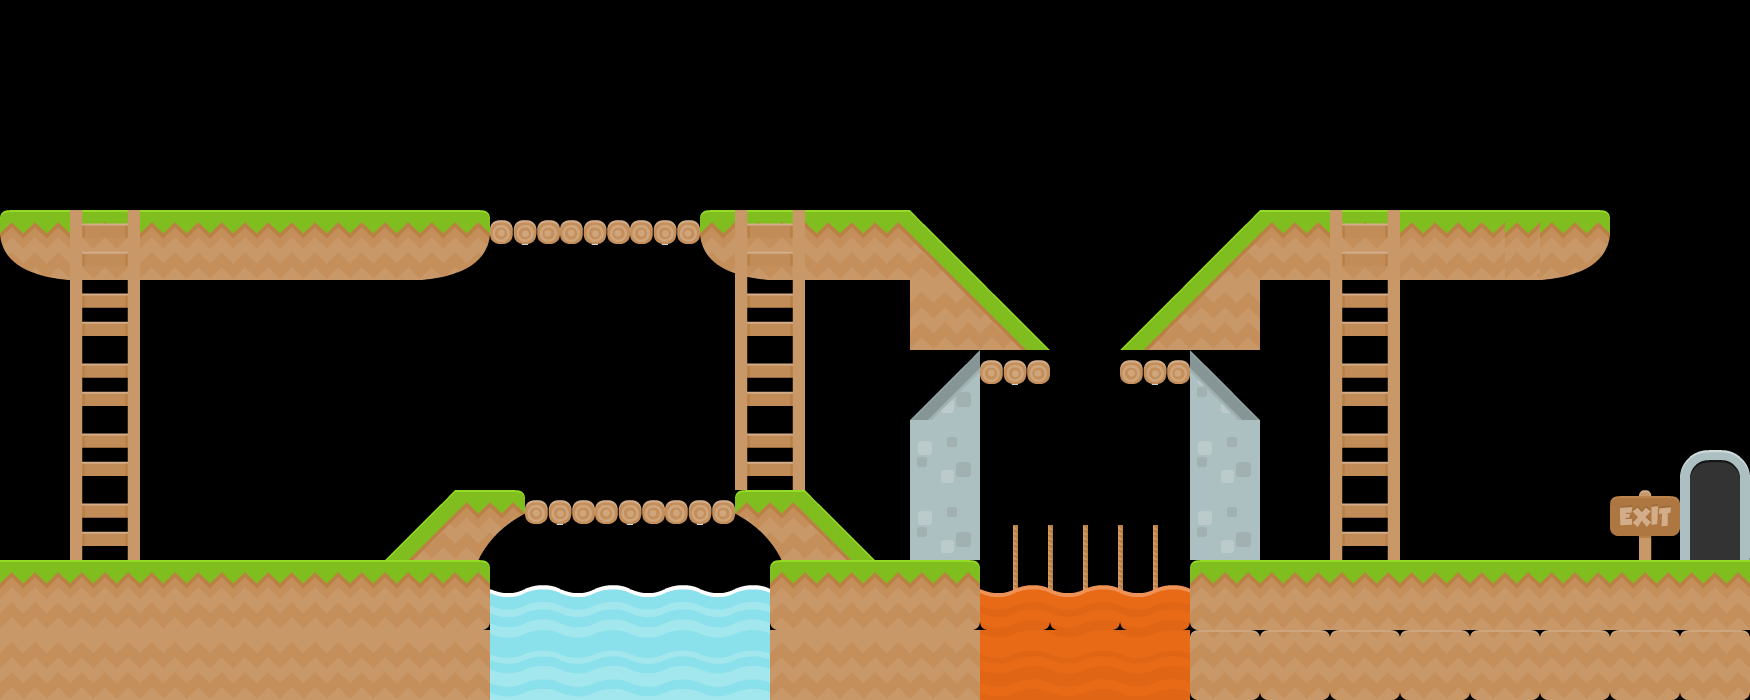

Rendered tile map (Tiled .tmx) drawn with the repository's tilesets; below, a short description and the map source with its tile grids summarised:
An orthogonal 50x20 tile map with 35x35 px tiles, 2 tile layers (Ground, Ladders).

<map version="1.0" orientation="orthogonal" renderorder="left-down" width="50" height="20" tilewidth="35" tileheight="35" nextobjectid="1">
 <tileset firstgid="1" name="Tileset" tilewidth="70" tileheight="70" spacing="2" margin="2">
  <image source="../Assets/tileset.png" width="1024" height="1024" />
 </tileset>
 <layer name="Ground" width="50" height="20">
  <data>[1000 cells, 93 non-empty, 25 distinct tile ids]</data>
 </layer>
 <layer name="Ladders" width="50" height="20">
  <data>[1000 cells, 19 non-empty, 2 distinct tile ids]</data>
 </layer>
</map>
